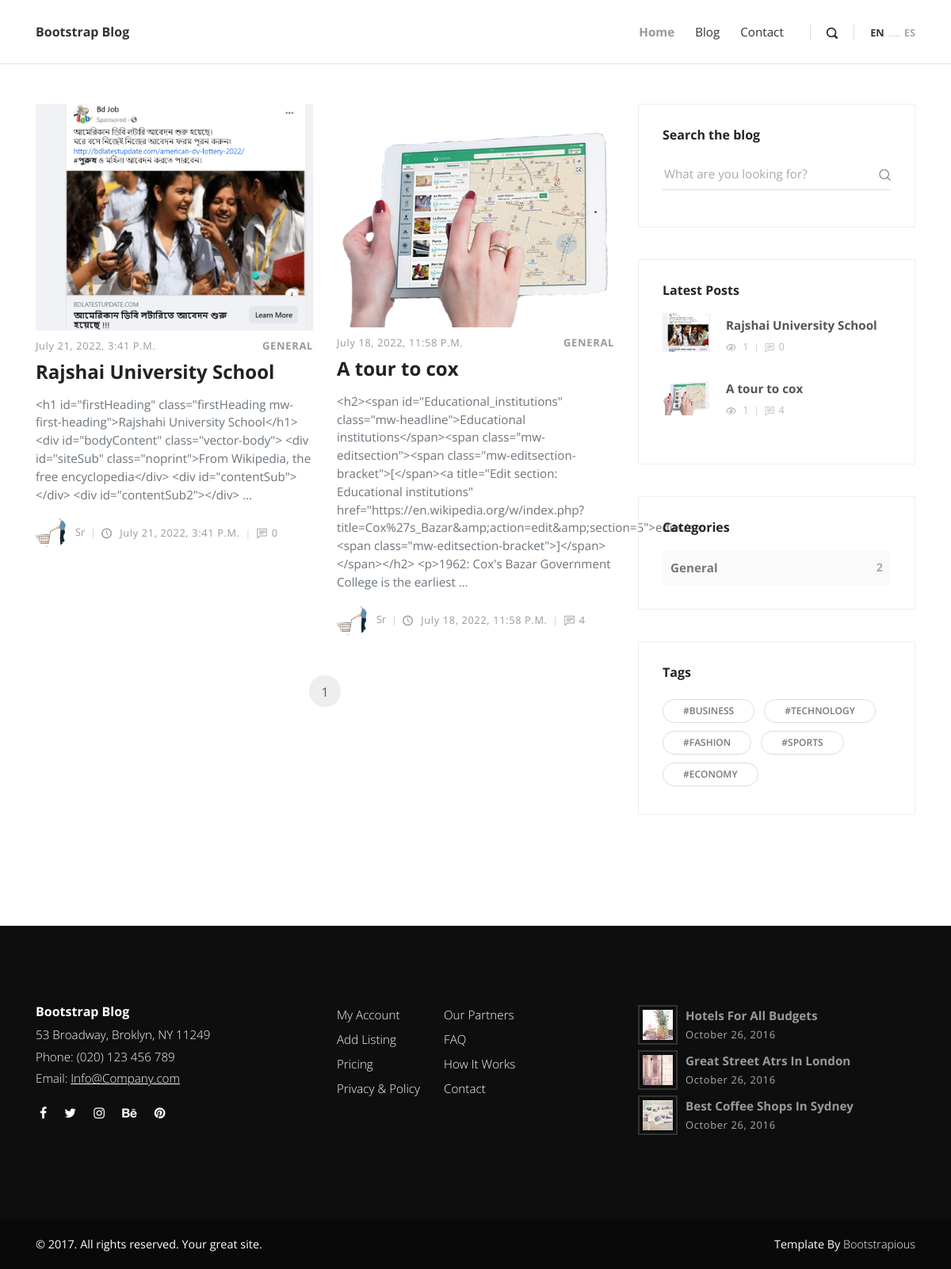
Screenshot of /blog/ with the database file from the repository.
### posts/models.py (models this page shows, shortened)
class Post(models.Model):
    id = models.AutoField(auto_created=True, primary_key=True)
    title = models.CharField(max_length=100)
    overview = HTMLField()
    timestamp = models.DateTimeField(auto_now_add=True)
    author = models.ForeignKey(Author,on_delete=models.CASCADE)
    thubnail = models.ImageField()
    categories = models.ManyToManyField(Category)
    featured = models.BooleanField(default=False)
    previous_post = models.ForeignKey('self',related_name='previous', on_delete=models.SET_NULL, blank=True, null=True)
    next_post = models.ForeignKey('self',related_name='next', on_delete = models.SET_NULL, blank=True, null=True)
    def get_absolute_url(self):
        return reverse('post', kwargs={
            'id':self.id
        })
    @property
    def view_count(self):
        return PostView.objects.filter(post=self).count()
    @property
    def comment_count(self):
        return Comment.objects.filter(post=self).count()

class Category(models.Model):
    name = models.CharField(max_length=50)

class Author(models.Model):
    user = models.OneToOneField(User,on_delete=models.CASCADE)
    profile_picture = models.ImageField()
    def __str__(self):
        return self.user.username

### posts/views.py (the view)
# urls.py: path('blog/', views.blog,name='blog'),
def blog(request):
    most_recent = Post.objects.order_by('-timestamp')[:3]
    catagory_count = get_category_count()
    article_list= Post.objects.all()
    article_list = article_list.order_by('-timestamp')
    paginator = Paginator(article_list,4)
    page_req = 'page'
    page = request.GET.get(page_req)
    try:
        paginated_queryset = paginator.page(page)
    except PageNotAnInteger:
        paginated_queryset = paginator.page(1)
    except EmptyPage:
        paginated_queryset = paginator.page(paginator.num_pages)
    contex ={
        'queryset': paginated_queryset,
        'page_req': page_req,
        'most_recent': most_recent,
        'catagory_count' : catagory_count
    }
    print(catagory_count) ## Print the veriable name of catagory_count
    return render(request,'blog.html',contex)

### posts/views.py (called while the page is built)
def get_category_count():
    qs = Post.objects.values('categories__name').annotate(Count('categories'))
    return qs  # annotate() return dictonary, Count is from django db model

### templates/blog.html (shortened to what this page needs)
{% extends 'base.html' %}
{% block content %}
{% load static %}
    <div class="container">
      <div class="row">
        <main class="posts-listing col-lg-8">
          <div class="container">
            <div class="row">
              {% for artical in queryset %}
              <div class="post col-xl-6">
                <div class="post-thumbnail"><a href="post.html"><img src="{{artical.thubnail.url}}" alt="..." class="img-fluid"></a></div>
                <div class="post-details">
                  <div class="post-meta d-flex justify-content-between">
                    <div class="date meta-last">{{artical.timestamp}}</div>
                    {% for cat in artical.categories.all %}
                    <div class="category"><a href="#">{{cat.name}}</a></div>
                    {% endfor %}
                  </div><a href="post.html">
                    <h3 class="h4">{{artical.title}}</h3></a>
                  <p class="text-muted">{{artical.overview|truncatewords:20}}</p>
                  <footer class="post-footer d-flex align-items-center"><a href="#" class="author d-flex align-items-center flex-wrap">
                      <div class="avatar"><img src="{{artical.author.profile_picture.url}}" alt="..." class="img-fluid"></div>
                      <div class="title"><span>{{artical.author}}</span></div></a>
                    <div class="date"><i class="icon-clock"></i> {{artical.timestamp}}</div>
                    <div class="comments meta-last"><i class="icon-comment"></i>{{artical.comment_count}}</div>
                  </footer>
                </div>
              </div>
              {% endfor %}
            </div>
            <nav aria-label="Page navigation example">
              <ul class="pagination pagination-template d-flex justify-content-center">
                <li class="page-item"><a href="#" class="page-link active">{{queryset.number}}</a></li>
              </ul>
            </nav>
          </div>
        </main>
          {% include 'sidebar.html' with most_recent=most_recent catagory_count=catagory_count  %}
      </div>
    </div>
{% endblock content %}

### templates/base.html (shortened to what this page needs)
<!DOCTYPE html>
<html>
{% include "head.html" %}
<body>
{% include 'header.html' %}
{%  block content  %}
{% endblock content %}
{% include "footer.html" %}
</body>
</html>

### templates/head.html (shortened to what this page needs)
{% load static %}
<head>
    <link rel="stylesheet" href="{% static 'vendor/bootstrap/css/bootstrap.min.css' %}">
    <link rel="stylesheet" href="{% static 'vendor/font-awesome/css/font-awesome.min.css' %}">
    <link rel="stylesheet" href="{% static 'css/fontastic.css' %}">
    <link rel="stylesheet" href="{% static 'vendor/@fancyapps/fancybox/jquery.fancybox.min.css' %}">
    <link rel="stylesheet" href="{% static 'css/style.default.css' %}" id="theme-stylesheet">
    <link rel="stylesheet" href="{% static 'css/custom.css' %}">
  </head>

### templates/header.html (shortened to what this page needs)
<header class="header">
      <nav class="navbar navbar-expand-lg">
        <div class="container">
          <div class="navbar-header d-flex align-items-center justify-content-between">
            <a href="/" class="navbar-brand">Bootstrap Blog</a>
          </div>
          <div id="navbarcollapse" class="collapse navbar-collapse">
            <ul class="navbar-nav ml-auto">
              <li class="nav-item"><a href="/" class="nav-link active ">Home</a>
              </li>
              <li class="nav-item"><a href="blog" class="nav-link ">Blog</a>
              </li>
              <li class="nav-item"><a href="#" class="nav-link ">Contact</a>
              </li>
            </ul>
            <div class="navbar-text"><a href="#" class="search-btn"><i class="icon-search-1"></i></a></div>
            <ul class="langs navbar-text"><a href="#" class="active">EN</a><span>           </span><a href="#">ES</a></ul>
          </div>
        </div>
      </nav>
    </header>

### templates/sidebar.html
{% load static %}
<aside class="col-lg-4">
          <div class="widget search">
            <header>
              <h3 class="h6">Search the blog</h3>
            </header>
            <form action="{% url 'search' %}" class="search-form">
              <div class="form-group">
                <input type="search" name="q" placeholder="What are you looking for?">
                <button type="submit" class="submit"><i class="icon-search"></i></button>
              </div>
            </form>
          </div>
          <div class="widget latest-posts">
            <header>
              <h3 class="h6">Latest Posts</h3>
            </header>
            <div class="blog-posts">
              {% for post in most_recent %}
              <a href="{{post.get_absolute_url}}">
                <div class="item d-flex align-items-center">
                  <div class="image"><img src="{{post.thubnail.url}}" alt="..." class="img-fluid"></div>
                  <div class="title"><strong>{{post.title}}</strong>
                    <div class="d-flex align-items-center">
                      <div class="views"><i class="icon-eye"></i> {{post.view_count}}</div>
                      <div class="comments"><i class="icon-comment"></i>{{post.comment_count}}</div>
                    </div>
                  </div>
                </div>
              </a>
              {% endfor %}
                  </a></div>
          </div>
          <div class="widget categories">
            <header>
              <h3 class="h6">Categories</h3>
            </header>
            {% for cat in catagory_count %}
            <div class="item d-flex justify-content-between"><a href="#">{{cat.categories__name}}</a><span>{{cat.categories__count}}</span></div>
            {% endfor %}
          </div>
          <div class="widget tags">
            <header>
              <h3 class="h6">Tags</h3>
            </header>
            <ul class="list-inline">
              <li class="list-inline-item"><a href="#" class="tag">#Business</a></li>
              <li class="list-inline-item"><a href="#" class="tag">#Technology</a></li>
              <li class="list-inline-item"><a href="#" class="tag">#Fashion</a></li>
              <li class="list-inline-item"><a href="#" class="tag">#Sports</a></li>
              <li class="list-inline-item"><a href="#" class="tag">#Economy</a></li>
            </ul>
          </div>
        </aside>

### templates/footer.html
{% load static %}
<footer class="main-footer">
      <div class="container">
        <div class="row">
          <div class="col-md-4">
            <div class="logo">
              <h6 class="text-white">Bootstrap Blog</h6>
            </div>
            <div class="contact-details">
              <p>53 Broadway, Broklyn, NY 11249</p>
              <p>Phone: (020) 123 456 789</p>
              <p>Email: <a href="mailto:info@company.com">Info@Company.com</a></p>
              <ul class="social-menu">
                <li class="list-inline-item"><a href="#"><i class="fa fa-facebook"></i></a></li>
                <li class="list-inline-item"><a href="#"><i class="fa fa-twitter"></i></a></li>
                <li class="list-inline-item"><a href="#"><i class="fa fa-instagram"></i></a></li>
                <li class="list-inline-item"><a href="#"><i class="fa fa-behance"></i></a></li>
                <li class="list-inline-item"><a href="#"><i class="fa fa-pinterest"></i></a></li>
              </ul>
            </div>
          </div>
          <div class="col-md-4">
            <div class="menus d-flex">
              <ul class="list-unstyled">
                <li> <a href="#">My Account</a></li>
                <li> <a href="#">Add Listing</a></li>
                <li> <a href="#">Pricing</a></li>
                <li> <a href="#">Privacy &amp; Policy</a></li>
              </ul>
              <ul class="list-unstyled">
                <li> <a href="#">Our Partners</a></li>
                <li> <a href="#">FAQ</a></li>
                <li> <a href="#">How It Works</a></li>
                <li> <a href="#">Contact</a></li>
              </ul>
            </div>
          </div>
          <div class="col-md-4">
            <div class="latest-posts"><a href="#">
                <div class="post d-flex align-items-center">
                  <div class="image"><img src="{% static 'img/small-thumbnail-1.jpg' %}" alt="..." class="img-fluid"></div>
                  <div class="title"><strong>Hotels for all budgets</strong><span class="date last-meta">October 26, 2016</span></div>
                </div></a><a href="#">
                <div class="post d-flex align-items-center">
                  <div class="image"><img src="{% static 'img/small-thumbnail-2.jpg' %}" alt="..." class="img-fluid"></div>
                  <div class="title"><strong>Great street atrs in London</strong><span class="date last-meta">October 26, 2016</span></div>
                </div></a><a href="#">
                <div class="post d-flex align-items-center">
                  <div class="image"><img src="{% static 'img/small-thumbnail-3.jpg' %}" alt="..." class="img-fluid"></div>
                  <div class="title"><strong>Best coffee shops in Sydney</strong><span class="date last-meta">October 26, 2016</span></div>
                </div></a></div>
          </div>
        </div>
      </div>
      <div class="copyrights">
        <div class="container">
          <div class="row">
            <div class="col-md-6">
              <p>&copy; 2017. All rights reserved. Your great site.</p>
            </div>
            <div class="col-md-6 text-right">
              <p>Template By <a href="https://bootstrapious.com/p/bootstrap-carousel" class="text-white">Bootstrapious</a>
              </p>
            </div>
          </div>
        </div>
      </div>
    </footer>

### templates/scripts.html (shortened to what this page needs)
   {% load static %}

### rows the page displays
Post: thubnail (picture), timestamp "July 21, 2022, 3:41 P.m.", title "Rajshai University School", overview "<h1 id=\"firstHeading\" class=\"firstHeading mw-first-heading\">Rajshahi University School</h1> <div id=\"bodyContent\" class=\"vector-body\"> <div id=\"siteSub\" class=\"noprint\">From Wikipedia, the free encyclopedia</div> <div id=\"contentSub\"></div> <div id=\"contentSub2\"></div> …", author.profile_picture (picture), author "Sr", comment_count "0", view_count "1"
Category: name "GENERAL"
Post: thubnail (picture), timestamp "July 18, 2022, 11:58 P.m.", title "A tour to cox", overview "<h2><span id=\"Educational_institutions\" class=\"mw-headline\">Educational institutions</span><span class=\"mw-editsection\"><span class=\"mw-editsection-bracket\">[</span><a title=\"Edit section: Educational institutions\" href=\"https://en.wikipedia.org/w/index.php?title=Cox%27s_Bazar&amp;action=edit&amp;section=5\">edit</a><span class=\"mw-editsection-bracket\">]</span></span></h2> <p>1962: Cox's Bazar Government College is the earliest …", author.profile_picture (picture), author "Sr", comment_count "4", view_count "1"

### other values shown
{{ queryset.number }} "1"
{{ cat.categories__name }} "General"
{{ cat.categories__count }} "2"
